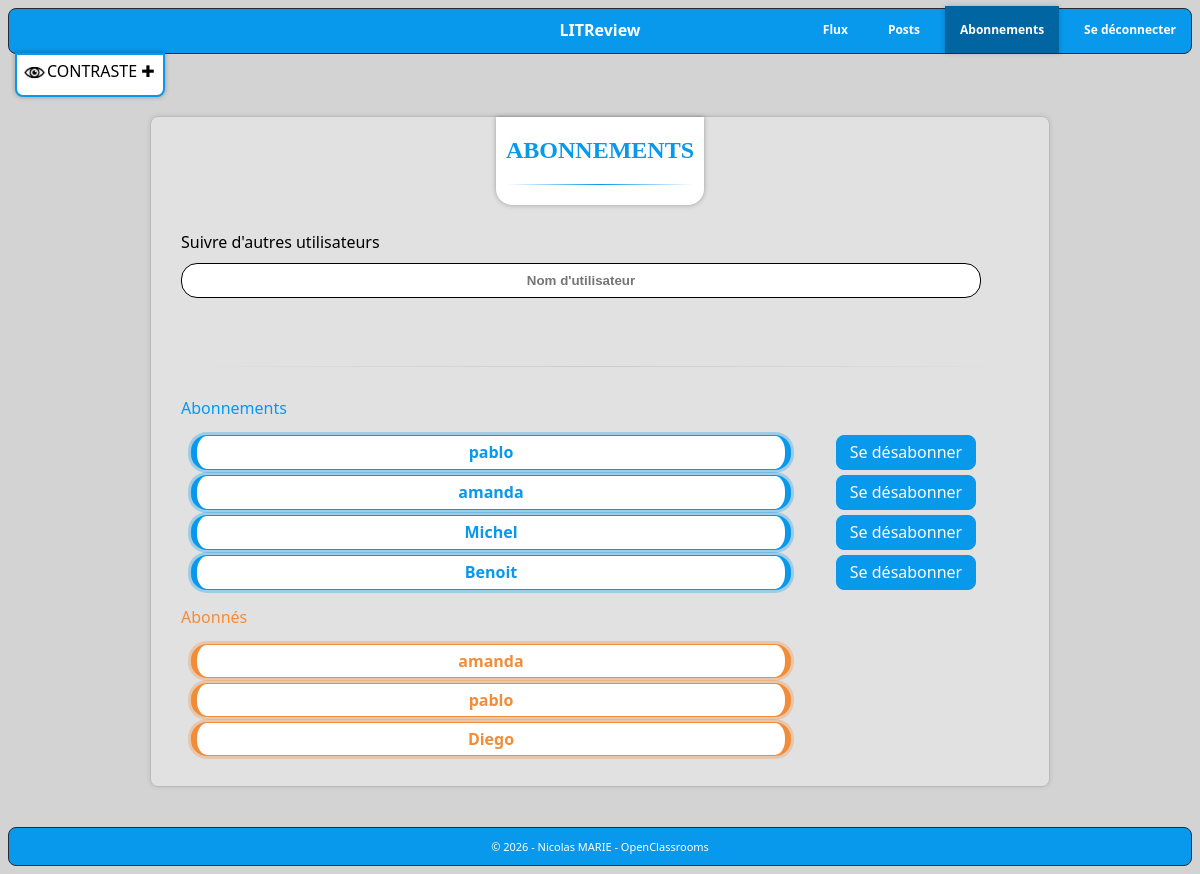
The page /feed/followings/ (signed in) on the database as committed earlier.
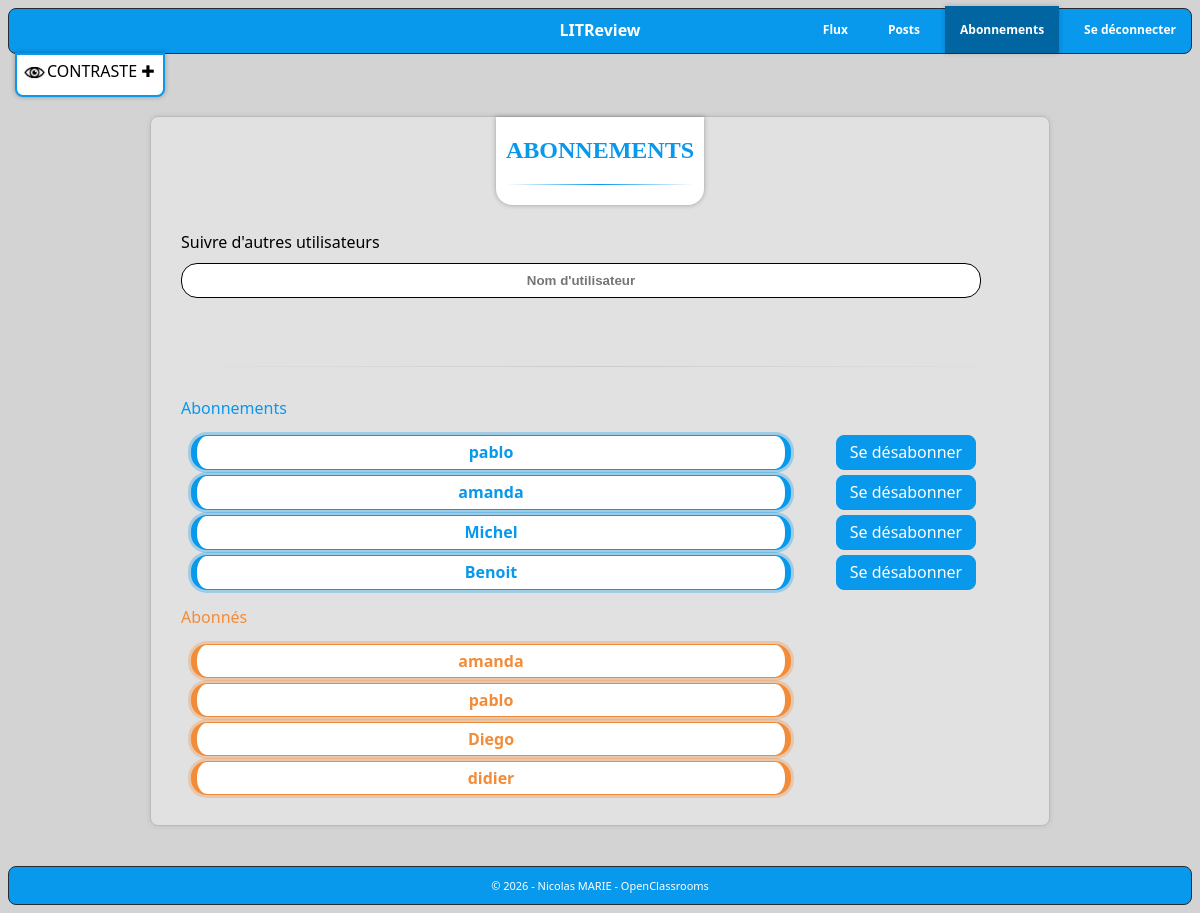
The same page on the database as committed later.
### feed/models.py (models this page shows)
class UserFollows(models.Model):
    user = models.ForeignKey(to=settings.AUTH_USER_MODEL, on_delete=models.CASCADE,
                             related_name='following')
    followed_user = models.ForeignKey(to=settings.AUTH_USER_MODEL, on_delete=models.CASCADE,
                                      related_name='followed_by')
    class Meta:
        unique_together = ('user', 'followed_user', )

### accounts/models.py (models this page shows, shortened)
class User(AbstractUser):
    username = models.CharField(max_length=20, unique=True, null=False)

### feed/views.py (the view)
# urls.py: path('followings/', views.follow_user, name='follows'),
@login_required
def follow_user(request: HttpRequest) -> HttpResponse:
    if request.method == "POST":
        follow_form = FollowUsersForm(request.POST, user=request.user)
        if follow_form.is_valid():
            UserFollows.objects.create(user=request.user, followed_user=follow_form.followed_user)
            messages.success(request=request, message=f"✅ Abonnement à \"{follow_form.followed_user}\" réussi.")
        else:
            for error in follow_form.errors.values():
                messages.error(request=request, message=str(error))
        return redirect(to="feed:follows")
    else:
        follow_form = FollowUsersForm(user=request.user)
    following = (UserFollows.objects.filter(user=request.user).select_related("followed_user"))
    followed_by = (UserFollows.objects.filter(followed_user=request.user).select_related("user"))
    return render(request=request,
                  template_name="feed/followers.html",
                  context={"follow_form": follow_form, "following": following, "followed_by": followed_by})

### feed/forms.py (shortened to what this page needs)
class FollowUsersForm(forms.Form):
    username = forms.CharField(max_length=20,
                               label="",
                               widget=forms.TextInput(attrs={
                                   "placeholder": "Nom d'utilisateur",
                                   "class": "form-input",
                                   "id": "form-input",
                                   "onkeyup": "processChange()",
                               }),
                               required=True,)
    def __init__(self, *args, **kwargs):
        self.user = kwargs.pop("user")
        super().__init__(*args, **kwargs)

### feed/templates/feed/followers.html (shortened to what this page needs)
{% extends 'core/base_feed.html' %}
{% block content %}
<br>
<section class="content" aria-roledescription="region">
    <div class="followpage_details">
        <div class="section_title">
            <h2>ABONNEMENTS</h2>
            <div class="short-feed-separator"></div>
        </div>
        <form method="post" enctype="multipart/form-data">
            <p class="follow_title">
                <label>Suivre d'autres utilisateurs</label><br>
                {{ follow_form.username }}
            </p>
            <br>
            <div class="feed-separator"></div>
            <p class="p_following">
                <label>Abonnements</label>
            </p>
            <div class="follow">
                {% if following %}
                    {% for follow in following %}
                        <p class="following">{{ follow.followed_user.username }}</p>
                        <a title="Bouton Se désabonner de {{follow.followed_user.username}}"
                           href="{% url 'feed:delete-follow' user_id=follow.followed_user.id %}">Se désabonner</a>
                        <br>
                    {% endfor %}
                {% else %}
                    <p class="empty">⮞ Vous n'avez pas d'abonnements</p>
                {% endif %}
            </div>
            <p class="p_followedby">
                <label>Abonnés</label>
            </p>
            <div class="follow">
                {% if followed_by %}
                    {% for follow in followed_by %}
                        <p class="followedby">{{ follow.user.username }}</p>
                    {% endfor %}
                {% else %}
                    <p class="empty">⮞ Vous n'avez pas d'abonnés</p>
                {% endif %}
            </div>
        </form>
    </div>
</section>
{% endblock %}

### core/templates/core/base_feed.html (shortened to what this page needs)
<!DOCTYPE html>
{% load static %}
<html lang="fr">
    <head>
        <link id="core_css" rel="stylesheet" href="{% static 'core/styles.css' %}">
        <link id="feed_css" rel="stylesheet" href="{% static 'feed/styles.css' %}">
    </head>
    <body>
        <header role="banner">
            <a class="contraste-btn" id="contrast-btn" title="Bouton contraste" href="#">
                <img class="eye_logo"
                     alt="Image oeil"
                     title="Image Contaste +"
                     src="{% static 'core/images/eye.png' %}"><div>CONTRASTE ✚</div></a>
            <h1>LITReview</h1>
            {% if user.is_authenticated %}
                {% include './navbar.html' %}
            {% endif %}
        </header>
        <main role="main">
            {% block content %}{% endblock %}
        </main>
        <footer class="footer" role="contentinfo">
            <p>© 2026 - Nicolas MARIE - OpenClassrooms</p>
        </footer>
    </body>
</html>

### core/templates/core/navbar.html
<nav role="navigation">
    <a title="Bouton flux" id="nav_feed" href="{% url 'feed:feed' %}">Flux</a>
    <a title="Bouton posts" id="nav_posts" href="{% url 'feed:posts' %}">Posts</a>
    <a title="Bouton abonnements" id="nav_subscribers" href="{% url 'feed:follows' %}">Abonnements</a>
    <a title="Bouton déconnexion" href="{% url 'accounts:log-out' %}">Se déconnecter</a>
</nav>

### core/static/core/styles.css (style rules this page uses)
*, *::before, *::after { box-sizing: border-box; }
body { min-height: 100vh; background: lightgray; color: #0898ec; font-family: "Segoe UI", system-ui, sans-serif; font-size: 16px; }
header { border: 1px solid #292b33; border-radius: 8px; width: 100%; background-color: #0898ec; }
header div { display: inline-block; position: absolute; }
header .eye_logo { height: 25px; }
h1 { display: block; min-height: 26px; font-size: 16px; text-align: center; font-weight: bold; color: white; margin-top: 5px; }
header .contraste-btn { position: absolute; margin: 43px 6px; color: black; background: white; border-radius: 0 0 8px 8px; padding: 5px; font-size: 16px; width: 150px; box-shadow: 0 0 5px rgba(0,0,0,0.3); border: 2px solid #0898ec; }
header nav { display: flex; justify-content: center; align-items: center; flex-wrap: wrap; margin-top: -25px; gap: 10px; }
.content { display: flex; justify-content: center; align-items: center; flex-direction: column; max-width: 900px; margin: 40px auto; padding: 40px; border: 1px solid #bbbbbb; border-radius: 8px; text-align: center; background-color: rgba(255, 255, 255, 30%); box-shadow: 0 0 5px rgba(0,0,0,0.1); }
.content form input[type="text"], .content form input[type="password"] { text-align: center; color: black; font-weight: bold; background-color: white; border: 1px solid #0898ec; height : 35px; border-radius: 16px; }
.footer { background-color: #0898ec; border: 1px solid #292b33; border-radius: 8px; justify-content: center; display: flex; align-items: center; }
.footer p { font-size: 11px; color: white; }
@media (min-width: 811px) { .content { flex-direction: row; justify-content: center; align-items: flex-start; gap: 100px; } }
@media (min-width: 811px) { header h1 { margin-top: 10px; } }
@media (min-width: 811px) { header nav { margin-top: -50px; justify-content: right; } }
@media (min-width: 811px) { header .contraste-btn { margin: 47px 6px; } }
@media (min-width: 811px) { .content form input[type="text"], .content form input[type="password"] { width: 350px; } }

Rows that differ between the two databases and show on the page:
added UserFollows: user.username "didier"
